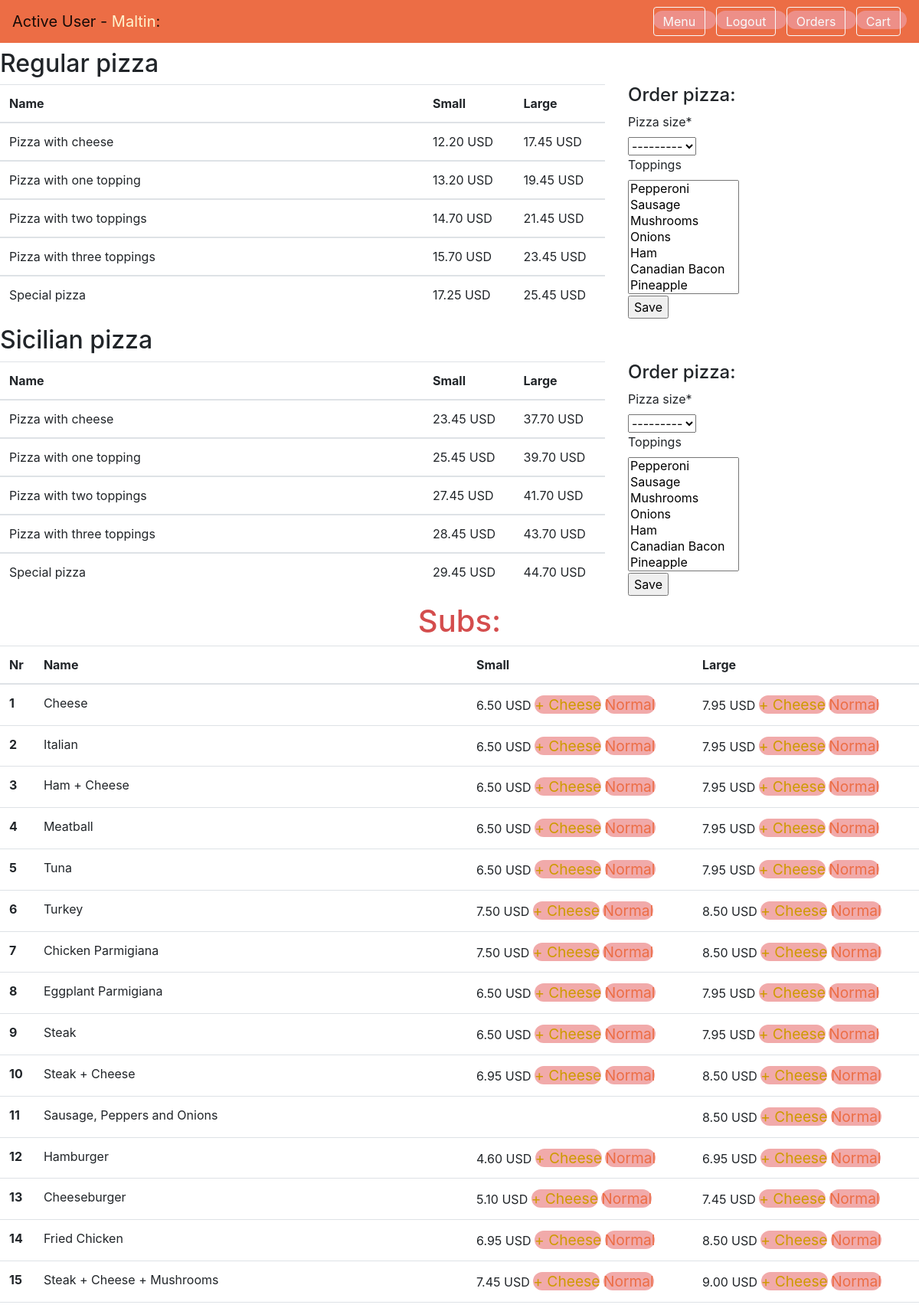
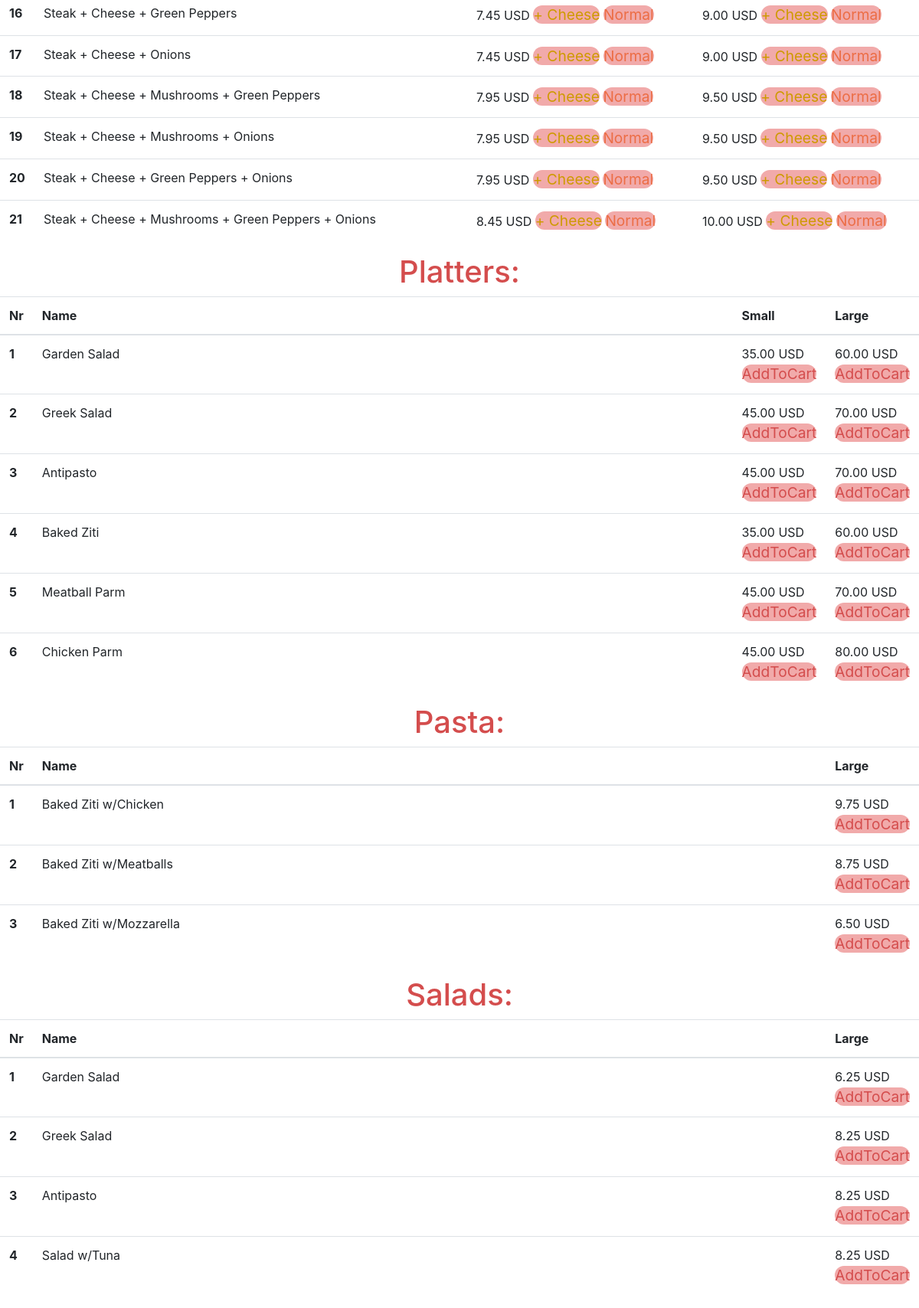
/menu (signed in), run on the app's committed database (2 pictures, top to bottom).
### orders/models.py (models this page shows, shortened)
class PizzaType(models.Model):
    name = models.CharField(max_length=60, unique=True)
    price_sm_0 = models.DecimalField(max_digits=4, decimal_places=2, null=True)
    price_sm_1 = models.DecimalField(max_digits=4, decimal_places=2, null=True)
    price_sm_2 = models.DecimalField(max_digits=4, decimal_places=2, null=True)
    price_sm_3 = models.DecimalField(max_digits=4, decimal_places=2, null=True)
    price_sm_4 = models.DecimalField(max_digits=4, decimal_places=2, null=True)
    price_lg_0 = models.DecimalField(max_digits=4, decimal_places=2, null=True)
    price_lg_1 = models.DecimalField(max_digits=4, decimal_places=2, null=True)
    price_lg_2 = models.DecimalField(max_digits=4, decimal_places=2, null=True)
    price_lg_3 = models.DecimalField(max_digits=4, decimal_places=2, null=True)
    price_lg_4 = models.DecimalField(max_digits=4, decimal_places=2, null=True)
    def __str__(self):
        return self.name

class SubType(models.Model):
    name = models.CharField(max_length=60, unique=True)
    small_price = models.DecimalField(max_digits=4, decimal_places=2, null=True, blank=True)
    large_price = models.DecimalField(max_digits=4, decimal_places=2)
    only_big_size = models.BooleanField(editable=False, default=False)
    def __str__(self):
        return self.name

class PlatterType(models.Model):
    name = models.CharField(max_length=60, unique=True)
    small_price = models.DecimalField(max_digits=4, decimal_places=2)
    large_price = models.DecimalField(max_digits=4, decimal_places=2)
    def __str__(self):
        return self.name

class PastaType(models.Model):
    name = models.CharField(max_length=60, unique=True)
    price = models.DecimalField(max_digits=4, decimal_places=2, default=0.00)
    def __str__(self):
        return self.name

class SaladType(models.Model):
    name = models.CharField(max_length=60, unique=True)
    price = models.DecimalField(max_digits=4, decimal_places=2, default=0.00)
    def __str__(self):
        return self.name

### orders/views.py (the view, shortened to what this page needs)
# urls.py: path("menu", menu_view, name="menu_view"),
@login_required()
def menu_view(request):
    form_pizza = PizzaAddForm(request.POST or None)
    context = {}
    context.update({"Sub": SubType.objects.all()})
    context.update({"Pasta": PastaType.objects.all()})
    context.update({"Salad": SaladType.objects.all()})
    context.update({"Platter": PlatterType.objects.all()})
    context.update({"Pizza": PizzaType.objects.all()})
    context.update({"PizzaToppings": PizzaTopping.objects.all()})
    context.update({"form_pizza": form_pizza})
    return render(request, 'orders/menu.html', context)

### orders/forms.py
class PizzaAddForm(forms.ModelForm):
    class Meta:
        model = Pizza
        fields = (
            'pizza_size',
            'toppings',
        )
    def __init__(self, *args, **kwargs):
        super().__init__(*args, **kwargs)
        self.fields['toppings'].widget.attrs.update({'size': '7'})

### orders/models.py (called while the page is built)
    def __str__(self):
        return self.name

### orders/templates/orders/menu.html (shortened to what this page needs)
{% extends "layout.html" %}
{% load crispy_forms_tags %}
{% block body %}
    {% for item_menu in Pizza %}
        <h2>{{ item_menu }} pizza</h2>
        <div class="row">
            <div class="col-8">
                <table class="table table-hover">
                    <thead>
                    <tr>
                        <th scope="col" width="70%">Name</th>
                        <th scope="col" width="15%">Small</th>
                        <th scope="col" width="15%">Large</th>
                    </tr>
                    </thead>
                    <tbody>
                    <tr>
                        <td>Pizza with cheese</td>
                        <td>{{ item_menu.price_sm_0 }} USD</td>
                        <td>{{ item_menu.price_lg_0 }} USD</td>
                    </tr>
                    </tbody>
                    <tbody>
                    <tr>
                        <td>Pizza with one topping</td>
                        <td>{{ item_menu.price_sm_1 }} USD</td>
                        <td>{{ item_menu.price_lg_1 }} USD</td>
                    </tr>
                    </tbody>
                    <tbody>
                    <tr>
                        <td>Pizza with two toppings</td>
                        <td>{{ item_menu.price_sm_2 }} USD</td>
                        <td>{{ item_menu.price_lg_2 }} USD</td>
                    </tr>
                    </tbody>
                    <tbody>
                    <tr>
                        <td>Pizza with three toppings</td>
                        <td>{{ item_menu.price_sm_3 }} USD</td>
                        <td>{{ item_menu.price_lg_3 }} USD</td>
                    </tr>
                    </tbody>
                    <tbody>
                    <tr>
                        <td>Special pizza</td>
                        <td>{{ item_menu.price_sm_4 }} USD</td>
                        <td>{{ item_menu.price_lg_4 }} USD</td>
                    </tr>
                    </tbody>
                </table>
            </div>
            <div class="col-2">
                <h4> Order pizza:</h4>
                <form method="POST">
                    {{ form_pizza | crispy }}
                    <input type="submit" value="Save"/>
                </form>
            </div>
        </div>
    {% endfor %}
    <h1>Subs:</h1>
    <table class="table table-hover">
        <thead>
        <tr>
            <th scope="col" width="2%">Nr</th>
            <th scope="col" width="48%">Name</th>
            <th scope="col" width="25%">Small</th>
            <th scope="col" width="25%">Large</th>
        </tr>
        </thead>
        <tbody>
        {% for item_menu in Sub %}
            <tr>
                <th scope="row">{{ forloop.counter }}</th>
                <td>{{ item_menu }}</td>
                {% if item_menu.only_big_size == 0 %}
                    <td>{{ item_menu.small_price }} USD
                        <a style="color: #ce9a00;" href="/add/sub/{{ item_menu.id }}/small/0">+ Cheese</a>
                        <a style="color: #ec6d45;" href="/add/sub/{{ item_menu.id }}/small/1">Normal</a>
                    </td>
                    <td>{{ item_menu.large_price }} USD
                        <a style="color: #ce9a00;" href="/add/sub/{{ item_menu.id }}/large/0">+ Cheese</a>
                        <a style="color: #ec6d45;" href="/add/sub/{{ item_menu.id }}/large/1">Normal</a>
                    </td>
                {% else %}
                    <td></td>
                    <td>{{ item_menu.large_price }} USD
                        <a style="color: #ce9a00;" href="/add/sub/{{ item_menu.id }}/large/0">+ Cheese</a>
                        <a style="color: #ec6d45;" href="/add/sub/{{ item_menu.id }}/large/1">Normal</a>
                    </td>
                {% endif %}
            </tr>
        {% endfor %}
        </tbody>
    </table>
    <h1>Platters:</h1>
    <table class="table table-hover">
        <thead>
        <tr>
            <th scope="col" width="2%">Nr</th>
            <th scope="col" width="78%">Name</th>
            <th scope="col" width="10%">Small</th>
            <th scope="col" width="10%">Large</th>
        </tr>
        </thead>
        <tbody>
        {% for item_menu in Platter %}
            <tr>
                <th scope="row">{{ forloop.counter }}</th>
                <td>{{ item_menu }}</td>
                <td>{{ item_menu.small_price }} USD
                    <a style="color: #d44d4d;" href="/add/platter/{{ item_menu.id }}/small/0">AddToCart</a>
                </td>
                <td>{{ item_menu.large_price }} USD
                    <a style="color: #d44d4d;" href="/add/platter/{{ item_menu.id }}/large/0">AddToCart</a>
                </td>
            </tr>
        {% endfor %}
        </tbody>
    </table>
    <h1>Pasta:</h1>
    <table class="table table-hover">
        <thead>
        <tr>
            <th scope="col" width="2%">Nr</th>
            <th scope="col" width="88%">Name</th>
            <th scope="col" width="10%">Large</th>
        </tr>
        </thead>
        <tbody>
        {% for item_menu in Pasta %}
            <tr>
                <th scope="row">{{ forloop.counter }}</th>
                <td>{{ item_menu }}</td>
                <td>{{ item_menu.price }} USD
                    <a style="color: #d44d4d;" href="/add/pasta/{{ item_menu.id }}/large/0">AddToCart</a>
                </td>
            </tr>
        {% endfor %}
        </tbody>
    </table>
    <h1>Salads:</h1>
    <table class="table table-hover">
        <thead>
        <tr>
            <th scope="col" width="2%">Nr</th>
            <th scope="col" width="88%">Name</th>
            <th scope="col" width="10%">Large</th>
        </tr>
        </thead>
        <tbody>
        {% for item_menu in Salad %}
            <tr>
                <th scope="row">{{ forloop.counter }}</th>
                <td>{{ item_menu }}</td>
                <td>{{ item_menu.price }} USD
                    <a style="color: #d44d4d;" href="/add/salad/{{ item_menu.id }}/1/0">AddToCart</a>
                </td>
            </tr>
        {% endfor %}
        </tbody>
    </table>
{% endblock %}

### orders/templates/layout.html (shortened to what this page needs)
<!DOCTYPE html>
<html>
<head>
    <link rel="stylesheet" href="https://stackpath.bootstrapcdn.com/bootstrap/4.3.1/css/bootstrap.min.css">
    <link rel="stylesheet" href="https://use.fontawesome.com/releases/v5.5.0/css/all.css">
    <link rel="stylesheet" type="text/css" href="https://maxcdn.bootstrapcdn.com/font-awesome/4.7.0/css/font-awesome.min.css">
    <link rel="stylesheet" href="{{ static }}style.css">
</head>
<body>
{% if user.is_authenticated %}
    <div class="navbar navbar-light" style="background-color: #ec6d45;">
        <div class="navbar-brand"> Active User -  <span style='color: #fff3cd;'>{{ user.get_username }}</span>:</div>
        <div>
            <a href="{% url 'menu_view' %}">
                <button class="btn btn-outline-light my-2 my-sm-0 mr-2">Menu</button>
            </a>
            <a href="{% url 'logout_view' %}">
                <button class="btn btn-outline-light my-2 my-sm-0 mr-2" type="button">Logout</button>
            </a>
            <a href="{% url 'user_orders_view' %}">
                <button class="btn btn-outline-light my-2 my-sm-0 mr-2" type="button" title="All orders">Orders</i>
                </button>
            </a>
            <a href="{% url 'cart_view' %}">
                <button class="btn btn-outline-light my-2 my-sm-0 mr-2" type="button" title="Look at your cart">Cart</button>
            </a>
        </div>
    </div>
{% endif %}
{% block body %}{% endblock %}
</body>
</html>

### orders/static/css/style.css (style rules this page uses)
h1 { color:#d44d4d; text-align: center; }
a { font-size: larger; color: blueviolet; background-color: rgba(238, 151, 151, 0.815); border-radius: 35px; }

### data on the page
PizzaType: name "Regular", price_sm_0 "12.20", price_lg_0 "17.45", price_sm_1 "13.20", price_lg_1 "19.45", price_sm_2 "14.70", price_lg_2 "21.45", price_sm_3 "15.70", price_lg_3 "23.45", price_sm_4 "17.25", price_lg_4 "25.45"
PizzaType: name "Sicilian", price_sm_0 "23.45", price_lg_0 "37.70", price_sm_1 "25.45", price_lg_1 "39.70", price_sm_2 "27.45", price_lg_2 "41.70", price_sm_3 "28.45", price_lg_3 "43.70", price_sm_4 "29.45", price_lg_4 "44.70"
SubType: name "Cheese", small_price "6.50", large_price "7.95"
SubType: name "Italian", small_price "6.50", large_price "7.95"
SubType: name "Ham + Cheese", small_price "6.50", large_price "7.95"
SubType: name "Meatball", small_price "6.50", large_price "7.95"
SubType: name "Tuna", small_price "6.50", large_price "7.95"
SubType: name "Turkey", small_price "7.50", large_price "8.50"
SubType: name "Chicken Parmigiana", small_price "7.50", large_price "8.50"
SubType: name "Eggplant Parmigiana", small_price "6.50", large_price "7.95"
SubType: name "Steak", small_price "6.50", large_price "7.95"
SubType: name "Steak + Cheese", small_price "6.95", large_price "8.50"
SubType: name "Sausage, Peppers and Onions", large_price "8.50"
SubType: name "Hamburger", small_price "4.60", large_price "6.95"
SubType: name "Cheeseburger", small_price "5.10", large_price "7.45"
SubType: name "Fried Chicken", small_price "6.95", large_price "8.50"
SubType: name "Steak + Cheese + Mushrooms", small_price "7.45", large_price "9.00"
SubType: name "Steak + Cheese + Green Peppers", small_price "7.45", large_price "9.00"
SubType: name "Steak + Cheese + Onions", small_price "7.45", large_price "9.00"
SubType: name "Steak + Cheese + Mushrooms + Green Peppers", small_price "7.95", large_price "9.50"
SubType: name "Steak + Cheese + Mushrooms + Onions", small_price "7.95", large_price "9.50"
SubType: name "Steak + Cheese + Green Peppers + Onions", small_price "7.95", large_price "9.50"
SubType: name "Steak + Cheese + Mushrooms + Green Peppers + Onions", small_price "8.45", large_price "10.00"
PlatterType: name "Garden Salad", small_price "35.00", large_price "60.00"
PlatterType: name "Greek Salad", small_price "45.00", large_price "70.00"
PlatterType: name "Antipasto", small_price "45.00", large_price "70.00"
PlatterType: name "Baked Ziti", small_price "35.00", large_price "60.00"
PlatterType: name "Meatball Parm", small_price "45.00", large_price "70.00"
PlatterType: name "Chicken Parm", small_price "45.00", large_price "80.00"
PastaType: name "Baked Ziti w/Chicken", price "9.75"
PastaType: name "Baked Ziti w/Meatballs", price "8.75"
PastaType: name "Baked Ziti w/Mozzarella", price "6.50"
SaladType: name "Garden Salad", price "6.25"
SaladType: name "Greek Salad", price "8.25"
SaladType: name "Antipasto", price "8.25"
SaladType: name "Salad w/Tuna", price "8.25"

### other printed values
{{ user.get_username }} "Maltin"
